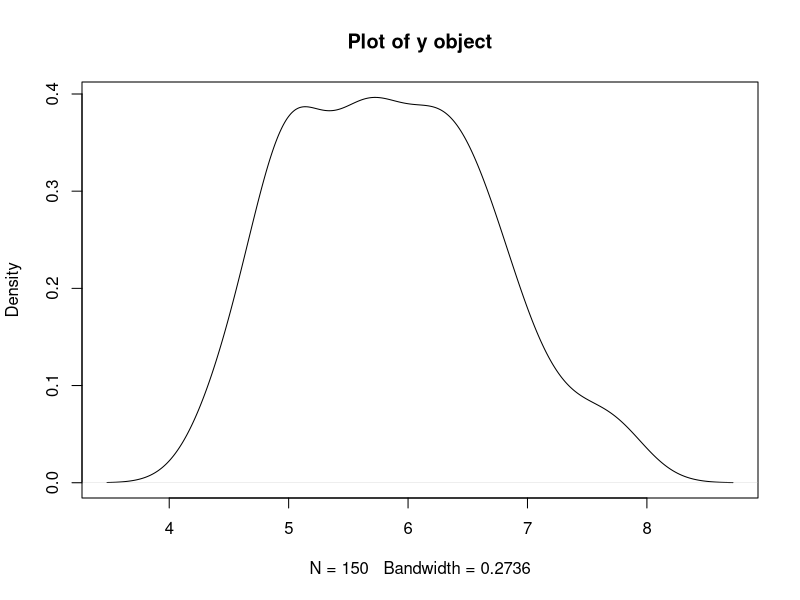

Recreate this plot in R.
## ---- chunk 1
y <- density(iris$Sepal.Length)
## ---- chunk 2
cat("Class of y:\n ", class(y))
cat("Type of y:\n ", typeof(y))
cat("Structure of y:")
str(y)
## ---- chunk 3
#| echo: false
plot(y, main = "Plot of y object")
